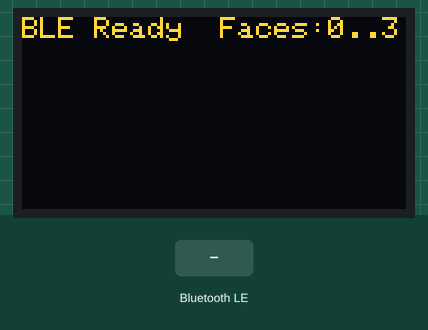
Simulated run of this sketch. Board: ESP32-S3. Parts: 128×64 one-colour display. Inputs (shaded band) come from the test bench. The OLED is the two-colour kind (top 16 rows yellow); WiFi joins after 1.5 s; servers stay silent unless stated; the local clock reads 2024-03-15 10:24:30 at power-on unless the sketch sets it; EEPROM starts erased; nothing arrives over Bluetooth unless stated; a phone connects over Bluetooth LE 3 s after start.

Above: at 1.6 s.
At 3.5 s:
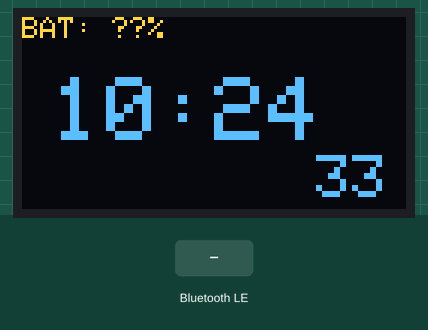
3.6 s: Bluetooth LE write "2" received
At 4.1 s:
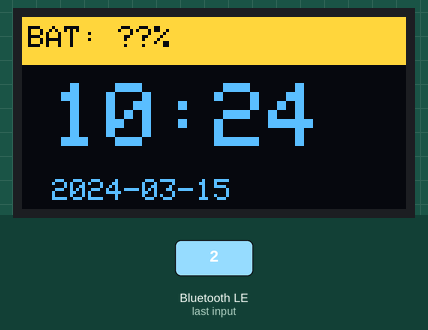
5.2 s: Bluetooth LE write "3" received
At 8.9 s:
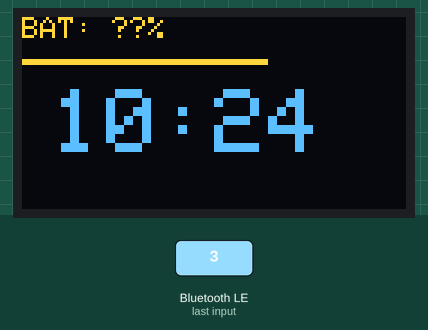
Timing chart, 0 to 10.4 s (numbered marks = the images above; inputs shaded):
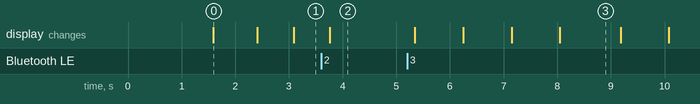

The sketch:

Mega_full_control.ino
```cpp
// ====== CONFIG: PICK YOUR DISPLAY DRIVER ======
// Set ONE of these to 1 and the other to 0
#define USE_SH1106 1      // 1 for AZDelivery 1.3" SH1106
#define USE_SSD1306 0     // 1 for 0.96" SSD1306

// ====== PINS & INCLUDES ======
#include <Wire.h>
#include <WiFi.h>
#include "time.h"
#include <Preferences.h>

#include <Adafruit_GFX.h>
#if USE_SH1106
  #include <Adafruit_SH110X.h>
#elif USE_SSD1306
  #include <Adafruit_SSD1306.h>
#else
  #error "Select a display driver above."
#endif

#include <BLEDevice.h>
#include <BLEServer.h>
#include <BLEUtils.h>
#include <BLE2902.h>

#define SDA_PIN 8
#define SCL_PIN 9
#define SCREEN_WIDTH 128
#define SCREEN_HEIGHT 64
#define OLED_ADDR 0x3C

#if USE_SH1106
  Adafruit_SH1106G display(SCREEN_WIDTH, SCREEN_HEIGHT, &Wire, -1);
#else
  Adafruit_SSD1306 display(SCREEN_WIDTH, SCREEN_HEIGHT, &Wire, -1);
#endif

// ====== WIFI / NTP ======
const char* ssid     = "VodafoneEAFBFD";
const char* password = "MRd4pnJChhZJt2XN";
const char* ntpServer = "pool.ntp.org";
const long  gmtOffset_sec = 0;      // e.g. 3600 for UTC+1
const int   daylightOffset_sec = 0; // e.g. 3600 during DST

// ====== BLE (custom simple service) ======
#define SVC_UUID       "b0a7d0e0-6a9d-4c64-b1a9-6f0d61f9face"
#define FACE_UUID      "b0a7d0e1-6a9d-4c64-b1a9-6f0d61f9face" // write 0..3
BLECharacteristic *faceChar;

// ====== FACE STATE (persisted) ======
Preferences prefs;
int faceIndex = 0;        // 0..3
const int FACE_MIN = 0;
const int FACE_MAX = 3;

// ====== DRAW HELPERS ======
void drawTopBarPlaceholder() {
  display.setTextSize(1);
  display.setCursor(0,0);
#if USE_SH1106
  display.setTextColor(SH110X_WHITE);
#else
  display.setTextColor(WHITE);
#endif
  display.print("BAT: ??%");
}

// Face 0: Big HH:MM, small seconds lower-right
void drawFace0(const tm &t) {
  drawTopBarPlaceholder();
  display.setTextSize(3);
  display.setCursor(10, 20);
  display.printf("%02d:%02d", t.tm_hour, t.tm_min);
  display.setTextSize(2);
  display.setCursor(98, 46);
  display.printf("%02d", t.tm_sec);
}

// Face 1: Minimal center time (HH:MM) only
void drawFace1(const tm &t) {
  drawTopBarPlaceholder();
  display.setTextSize(4);
  display.setCursor(6, 24);
  display.printf("%02d:%02d", t.tm_hour, t.tm_min);
}

// Face 2: Inverted strip + date line
void drawFace2(const tm &t) {
  display.fillRect(0, 0, SCREEN_WIDTH, 16, 1);
#if USE_SH1106
  display.setTextColor(SH110X_BLACK);
#else
  display.setTextColor(BLACK);
#endif
  display.setTextSize(1);
  display.setCursor(2, 3);
  display.print("BAT: ??%");

#if USE_SH1106
  display.setTextColor(SH110X_WHITE);
#else
  display.setTextColor(WHITE);
#endif
  display.setTextSize(3);
  display.setCursor(10, 22);
  display.printf("%02d:%02d", t.tm_hour, t.tm_min);

  display.setTextSize(1);
  display.setCursor(10, 54);
  display.printf("%04d-%02d-%02d", 1900 + t.tm_year, t.tm_mon + 1, t.tm_mday);
}

// Face 3: Seconds bar + big time
void drawFace3(const tm &t) {
  drawTopBarPlaceholder();
  int barW = map(t.tm_sec, 0, 59, 0, SCREEN_WIDTH);
  display.fillRect(0, 14, barW, 2, 1);
  display.setTextSize(3);
  display.setCursor(10, 24);
  display.printf("%02d:%02d", t.tm_hour, t.tm_min);
}

// ====== BLE CALLBACK ======
class FaceCallbacks : public BLECharacteristicCallbacks {
  void onWrite(BLECharacteristic *c) override {
    // On your setup BLECharacteristic::getValue() returns Arduino String
    String v = c->getValue();
    if (!v.length()) return;

    int val = -1;
    if (v.length() == 1) {
      // single byte or single ASCII digit
      uint8_t b = (uint8_t)v[0];
      if (b <= 3)       val = b;          // raw byte 0..3
      else if (b>='0' && b<='3') val = b - '0'; // ASCII '0'..'3'
    } else {
      val = v.toInt(); // handles "0", "1", "2", "3" as strings
    }

    if (val >= FACE_MIN && val <= FACE_MAX) {
      faceIndex = val;
      prefs.putInt("face", faceIndex);
      uint8_t echo = (uint8_t)faceIndex;
      faceChar->setValue(&echo, 1);
      faceChar->notify();
    }
  }
};

void setup() {
  Serial.begin(115200);

  // Display init
  Wire.begin(SDA_PIN, SCL_PIN);
  Wire.setClock(400000);
#if USE_SH1106
  if (!display.begin(OLED_ADDR, true)) { Serial.println("SH1106 init failed"); for(;;); }
#else
  if (!display.begin(SSD1306_SWITCHCAPVCC, OLED_ADDR)) { Serial.println("SSD1306 init failed"); for(;;); }
#endif
  display.clearDisplay(); display.display();

  // Load persisted face
  prefs.begin("watch", false);
  faceIndex = prefs.getInt("face", 0);
  if (faceIndex < FACE_MIN || faceIndex > FACE_MAX) faceIndex = 0;

  // WiFi + NTP
  WiFi.mode(WIFI_STA);
  WiFi.begin(ssid, password); // <-- fixed name
  uint32_t t0 = millis();
  while (WiFi.status() != WL_CONNECTED && millis() - t0 < 15000) { delay(250); }
  configTime(gmtOffset_sec, daylightOffset_sec, ntpServer);

  // BLE
  BLEDevice::init("ESP32-S3 Watch");
  BLEServer *srv = BLEDevice::createServer();
  BLEService *svc = srv->createService(SVC_UUID);

  faceChar = svc->createCharacteristic(
    FACE_UUID,
    BLECharacteristic::PROPERTY_READ |
    BLECharacteristic::PROPERTY_WRITE |
    BLECharacteristic::PROPERTY_NOTIFY
  );
  faceChar->addDescriptor(new BLE2902());
  faceChar->setCallbacks(new FaceCallbacks());
  uint8_t b = (uint8_t)faceIndex;
  faceChar->setValue(&b, 1);

  svc->start();
  BLEAdvertising *adv = srv->getAdvertising();
  adv->addServiceUUID(SVC_UUID);
  adv->start();

#if USE_SH1106
  display.setTextColor(SH110X_WHITE);
#else
  display.setTextColor(WHITE);
#endif
  display.setTextSize(1);
  display.setCursor(0,0);
  display.println("BLE Ready  Faces:0..3");
  display.display();
  delay(800);
}

void loop() {
  struct tm t;
  if (getLocalTime(&t)) {
    display.clearDisplay();
    switch (faceIndex) {
      case 0: drawFace0(t); break;
      case 1: drawFace1(t); break;
      case 2: drawFace2(t); break;
      case 3: drawFace3(t); break;
      default: drawFace0(t); break;
    }
    display.display();
  }
  delay(200);
}
```

Measured:
- after the input at 3.6 s, the display: changes after 0.16 s (image 2)
- after the input at 5.2 s, the display: first changes after 0.14 s (image 3 shows a later state)
- what the display in image 0 shows lasts 0.8 s, from 1.6 s to 2.4 s
